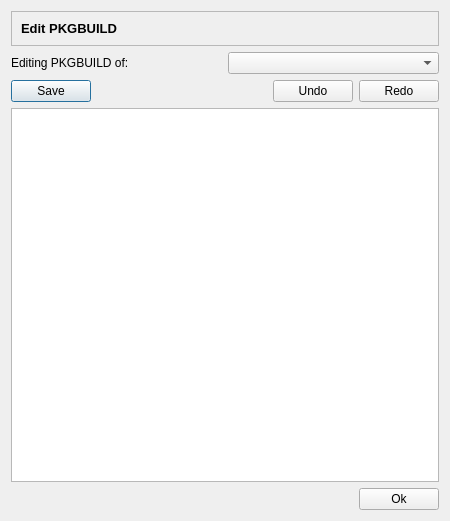
<ui version="4.0" >
 <class>editPBDialog</class>
 <widget class="QDialog" name="editPBDialog" >
  <property name="geometry" >
   <rect>
    <x>0</x>
    <y>0</y>
    <width>450</width>
    <height>521</height>
   </rect>
  </property>
  <property name="windowTitle" >
   <string>Editing PKGBUILD</string>
  </property>
  <layout class="QGridLayout" >
   <item row="1" column="0" >
    <layout class="QVBoxLayout" >
     <item>
      <layout class="QHBoxLayout" >
       <item>
        <widget class="QLabel" name="editingLabel" >
         <property name="text" >
          <string>Editing PKGBUILD of:</string>
         </property>
        </widget>
       </item>
       <item>
        <widget class="QComboBox" name="packagesBox" />
       </item>
      </layout>
     </item>
     <item>
      <layout class="QHBoxLayout" >
       <item>
        <widget class="QPushButton" name="saveButton" >
         <property name="text" >
          <string>Save</string>
         </property>
         <property name="icon" >
          <iconset resource="qtpacman.qrc" >:/Icons/icons/document-open.png</iconset>
         </property>
        </widget>
       </item>
       <item>
        <spacer>
         <property name="orientation" >
          <enum>Qt::Horizontal</enum>
         </property>
         <property name="sizeHint" >
          <size>
           <width>40</width>
           <height>20</height>
          </size>
         </property>
        </spacer>
       </item>
       <item>
        <widget class="QPushButton" name="undoButton" >
         <property name="text" >
          <string>Undo</string>
         </property>
         <property name="icon" >
          <iconset resource="qtpacman.qrc" >:/Icons/icons/edit-delete.png</iconset>
         </property>
        </widget>
       </item>
       <item>
        <widget class="QPushButton" name="redoButton" >
         <property name="text" >
          <string>Redo</string>
         </property>
         <property name="icon" >
          <iconset resource="qtpacman.qrc" >:/Icons/icons/edit-redo.png</iconset>
         </property>
        </widget>
       </item>
      </layout>
     </item>
     <item>
      <widget class="QTextEdit" name="PBEdit" >
       <property name="lineWrapMode" >
        <enum>QTextEdit::NoWrap</enum>
       </property>
       <property name="acceptRichText" >
        <bool>false</bool>
       </property>
      </widget>
     </item>
     <item>
      <layout class="QHBoxLayout" >
       <item>
        <spacer>
         <property name="orientation" >
          <enum>Qt::Horizontal</enum>
         </property>
         <property name="sizeHint" >
          <size>
           <width>40</width>
           <height>20</height>
          </size>
         </property>
        </spacer>
       </item>
       <item>
        <widget class="QPushButton" name="closeButton" >
         <property name="text" >
          <string>Ok</string>
         </property>
         <property name="icon" >
          <iconset resource="qtpacman.qrc" >:/Icons/icons/dialog-ok-apply.png</iconset>
         </property>
        </widget>
       </item>
      </layout>
     </item>
    </layout>
   </item>
   <item row="0" column="0" >
    <widget class="QFrame" name="frame" >
     <property name="frameShape" >
      <enum>QFrame::StyledPanel</enum>
     </property>
     <property name="frameShadow" >
      <enum>QFrame::Sunken</enum>
     </property>
     <layout class="QGridLayout" >
      <item row="0" column="0" >
       <widget class="QLabel" name="label" >
        <property name="text" >
         <string>&lt;html>&lt;head>&lt;meta name="qrichtext" content="1" />&lt;style type="text/css">
p, li { white-space: pre-wrap; }
&lt;/style>&lt;/head>&lt;body style=" font-family:'Sans Serif'; font-size:10pt; font-weight:400; font-style:normal;">
&lt;p style=" margin-top:0px; margin-bottom:0px; margin-left:0px; margin-right:0px; -qt-block-indent:0; text-indent:0px;">&lt;span style=" font-weight:600;">Edit PKGBUILD&lt;/span>&lt;/p>&lt;/body>&lt;/html></string>
        </property>
       </widget>
      </item>
      <item row="0" column="1" >
       <widget class="QLabel" name="label_2" >
        <property name="sizePolicy" >
         <sizepolicy vsizetype="Preferred" hsizetype="Maximum" >
          <horstretch>0</horstretch>
          <verstretch>0</verstretch>
         </sizepolicy>
        </property>
        <property name="text" >
         <string/>
        </property>
        <property name="pixmap" >
         <pixmap resource="qtpacman.qrc" >:/Icons/icons/draw-text.png</pixmap>
        </property>
        <property name="scaledContents" >
         <bool>true</bool>
        </property>
       </widget>
      </item>
     </layout>
    </widget>
   </item>
  </layout>
 </widget>
 <resources>
  <include location="qtpacman.qrc" />
 </resources>
 <connections>
  <connection>
   <sender>redoButton</sender>
   <signal>clicked()</signal>
   <receiver>PBEdit</receiver>
   <slot>redo()</slot>
   <hints>
    <hint type="sourcelabel" >
     <x>380</x>
     <y>70</y>
    </hint>
    <hint type="destinationlabel" >
     <x>225</x>
     <y>277</y>
    </hint>
   </hints>
  </connection>
  <connection>
   <sender>undoButton</sender>
   <signal>clicked()</signal>
   <receiver>PBEdit</receiver>
   <slot>undo()</slot>
   <hints>
    <hint type="sourcelabel" >
     <x>279</x>
     <y>70</y>
    </hint>
    <hint type="destinationlabel" >
     <x>225</x>
     <y>277</y>
    </hint>
   </hints>
  </connection>
 </connections>
</ui>
